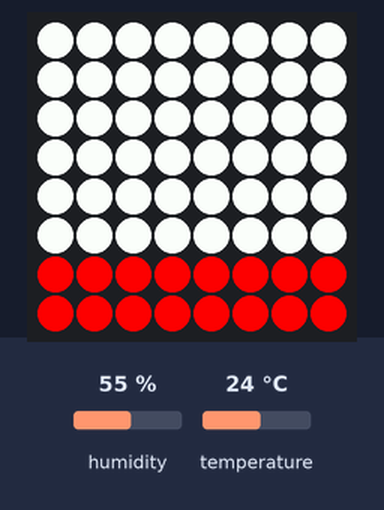
Bench run of a program on a simulated Raspberry Pi (BCM pin numbers) with a Sense HAT. Shown: the Sense HAT's 8×8 RGB LED matrix. Inputs (shaded band) come from the test bench; at power-on: humidity 55 %, temperature 24 °C. What the program prints to the terminal is not drawn.

Above: at 1.2 s.
1.3 s: humidity set to 59 %
2.8 s: humidity set to 62 %
At 4.0 s:
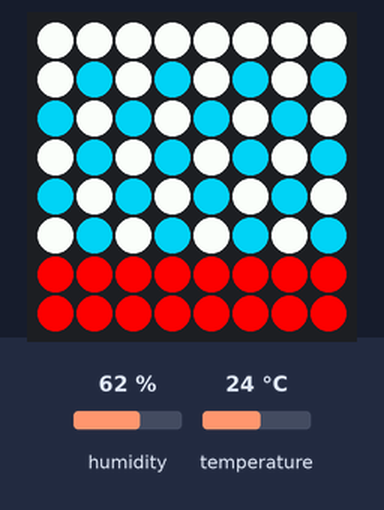
4.3 s: humidity set to 88 %
At 5.3 s:
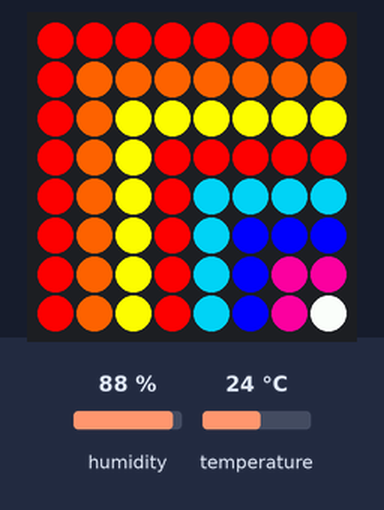
Timing chart, 0 to 4.9 s (numbered marks = the images above; inputs shaded):
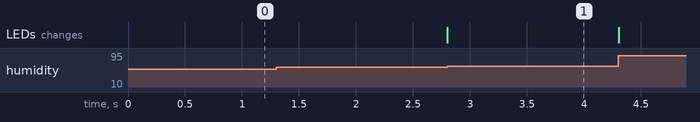

Measured:
- the behaviour switches between 60 and 61 % on humidity (found by bisection; images 0 and 1)
- after the input at 2.8 s, the LEDs: change at once (image 1)

The program:

Problem2ranbow.py
```python
from sense_emu import SenseHat
sense = SenseHat()
sense.clear()
W = (255,255,255)
V = (247, 2, 157)
I = (12, 0, 255)
B = (0, 194, 224)
G = (255, 0, 4)
Y = (255, 250, 0)
O = (255, 97, 0)
R = (255, 0, 4)

RAINBOW = [ R,R,R,R,R,R,R,R,
           R,O,O,O,O,O,O,O,
           R,O,Y,Y,Y,Y,Y,Y,
           R,O,Y,G,G,G,G,G,
           R,O,Y,G,B,B,B,B,
           R,O,Y,G,B,I,I,I,
           R,O,Y,G,B,I,V,V,
           R,O,Y,G,B,I,V,W,
           ]
RAIN = [W,W,W,W,W,W,W,W,
        W,B,W,B,W,B,W,B,
        B,W,B,W,B,W,B,W,
        W,B,W,B,W,B,W,B,
        B,W,B,W,B,W,B,W,
        W,B,W,B,W,B,W,B,
        G,G,G,G,G,G,G,G,
        G,G,G,G,G,G,G,G,
        ]
SUNSHINE = [Y,Y,Y,Y,Y,Y,Y,Y,
            Y,Y,Y,Y,Y,Y,Y,Y,
            Y,Y,Y,Y,Y,Y,Y,Y,
            Y,Y,Y,Y,Y,Y,Y,Y,
            Y,Y,Y,Y,Y,Y,Y,Y,
            Y,Y,Y,Y,Y,Y,Y,Y,
            G,G,G,G,G,G,G,G,
            G,G,G,G,G,G,G,G,
            ]
SNOW = [W,W,W,W,W,W,W,W,
        W,W,W,W,W,W,W,W,
        W,W,W,W,W,W,W,W,
        W,W,W,W,W,W,W,W,
        W,W,W,W,W,W,W,W,
        W,W,W,W,W,W,W,W,
        G,G,G,G,G,G,G,G,
        G,G,G,G,G,G,G,G,
        ]
while 1:
    temp =sense.get_temperature()
    humidity=sense.get_humidity()
    print(temp)
    print(humidity)
    if temp > 20 and humidity >80 :
        sense.set_pixels(RAINBOW)
        continue
    elif (temp > 20 and temp <25) and (humidity >60 and humidity <80):
        sense.set_pixels(RAIN)
        continue
    elif (temp > 30 and temp <50) and (humidity >40 and humidity <60):
        sense.set_pixels(SUNSHINE)
        continue
    else :
        sense.set_pixels(SNOW)
        continue
```
